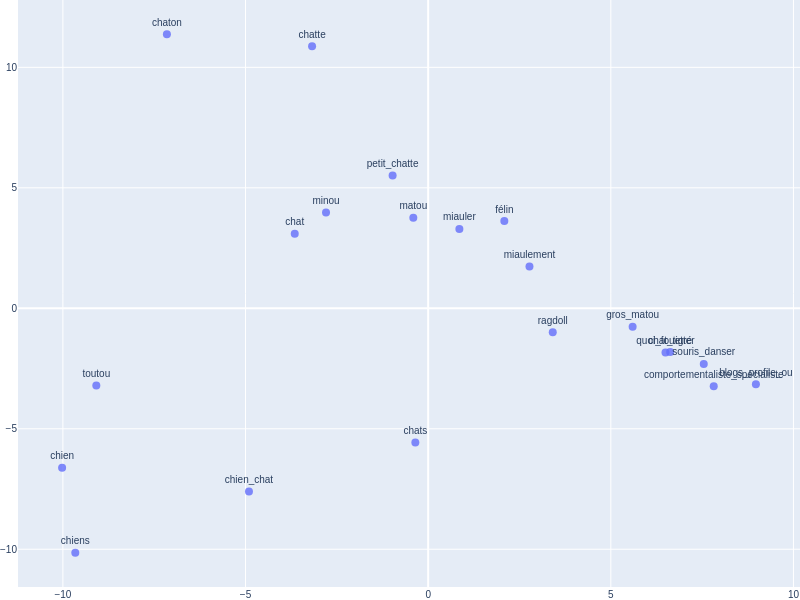

Here is the notebook cell this chart was saved with:
### Code cell
# Afficher le mot 'chat' et ses 20 plus proches voisins
# projetés en deux dimensions avec PCA (test de la fonction).
display_PCA_2D_neighbors(model, 'chat', 20)

### Figure 1 — Plotly figure (JSON) as saved in the notebook; plotly's stock layout.template omitted (floating-point values rounded to 4 significant figures)
{"data": [{"marker": {"opacity": 0.8, "size": 8}, "mode": "markers+text", "text": ["chat", "minou", "matou", "petit_chatte", "chatte", "miauler", "chaton", "quoi_fouetter", "félin", "chien", "chats", "comportementaliste_spécialiste", "miaulement", "toutou", "ragdoll", "chien_chat", "chiens", "souris_danser", "chat_tigré", "blogs_profile_ou", "gros_matou"], "textfont": {"size": 10}, "textposition": "top center", "type": "scatter", "x": [-3.652, -2.796, -0.4064, -0.9732, -3.178, 0.8547, -7.152, 6.498, 2.085, -10.02, -0.351, 7.818, 2.774, -9.085, 3.411, -4.905, -9.66, 7.545, 6.626, 8.972, 5.598], "y": [3.098, 3.972, 3.761, 5.507, 10.87, 3.292, 11.37, -1.832, 3.619, -6.614, -5.567, -3.238, 1.737, -3.206, -0.99, -7.602, -10.14, -2.308, -1.817, -3.153, -0.761]}], "layout": {"font": {"family": "Arial", "size": 10}, "height": 600, "margin": {"b": 0, "l": 0, "r": 0, "t": 0}, "width": 800}}
